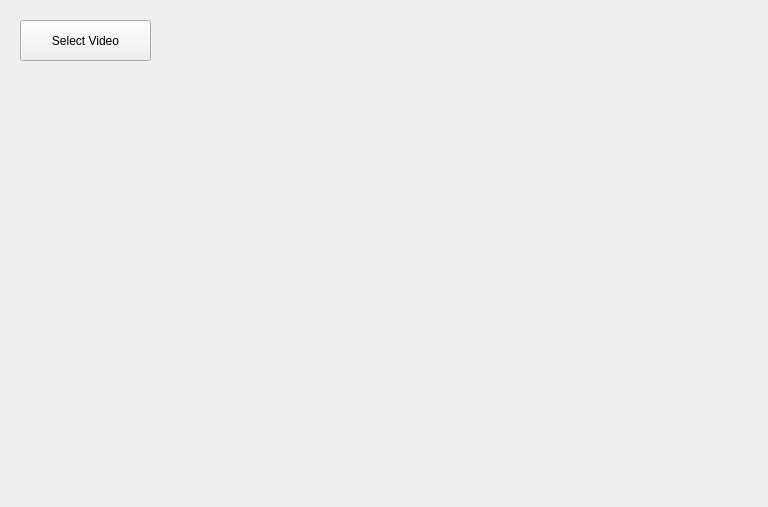
<?xml version="1.0" encoding="UTF-8"?>
<ui version="4.0">
 <class>Window</class>
 <widget class="QWidget" name="Window">
  <property name="geometry">
   <rect>
    <x>0</x>
    <y>0</y>
    <width>768</width>
    <height>507</height>
   </rect>
  </property>
  <property name="windowTitle">
   <string>Form</string>
  </property>
  <widget class="QPushButton" name="getVideo">
   <property name="geometry">
    <rect>
     <x>20</x>
     <y>20</y>
     <width>131</width>
     <height>41</height>
    </rect>
   </property>
   <property name="text">
    <string>Select Video</string>
   </property>
  </widget>
 </widget>
 <resources/>
 <connections/>
</ui>
